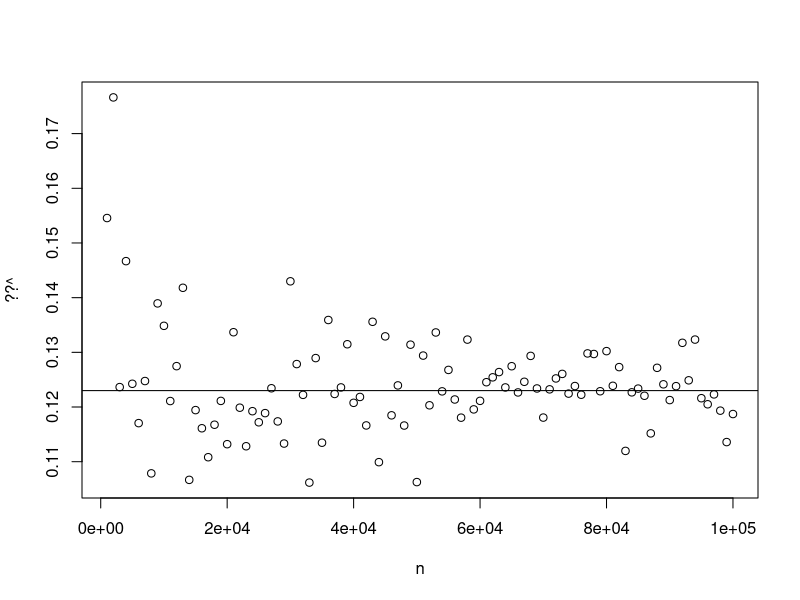
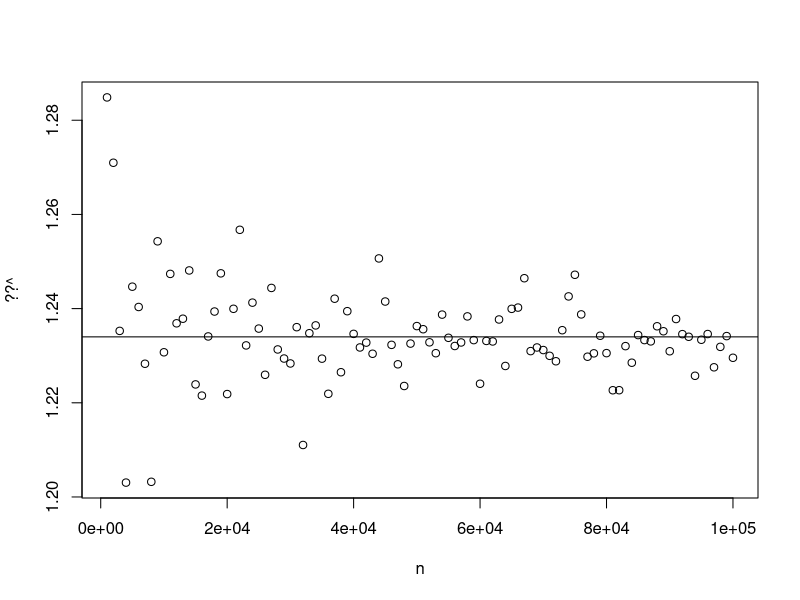
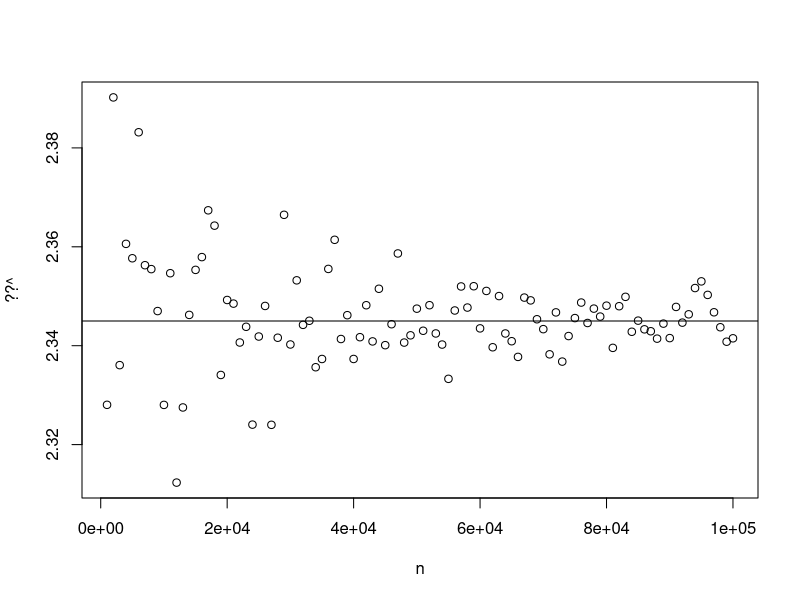
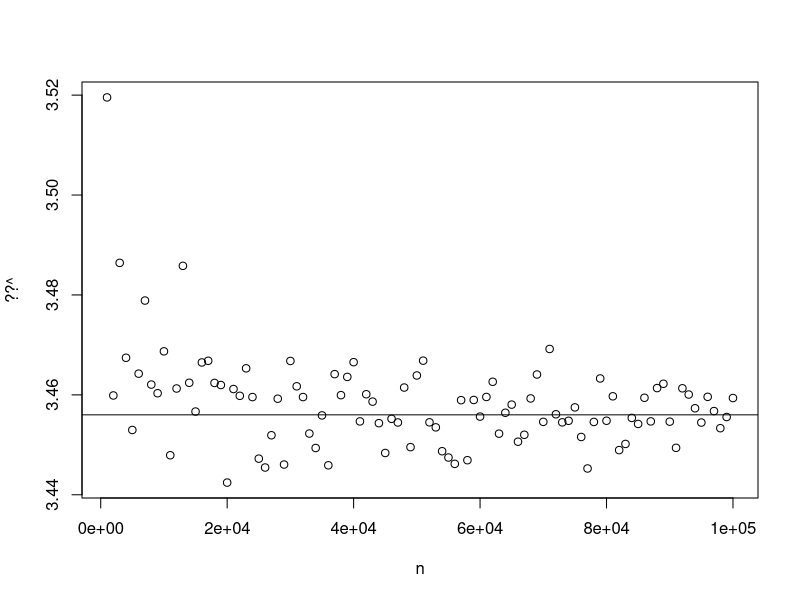
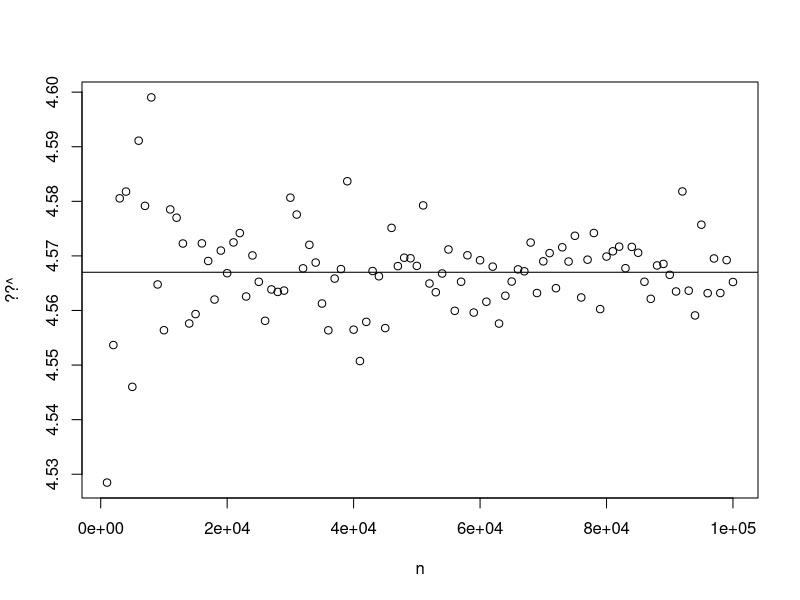
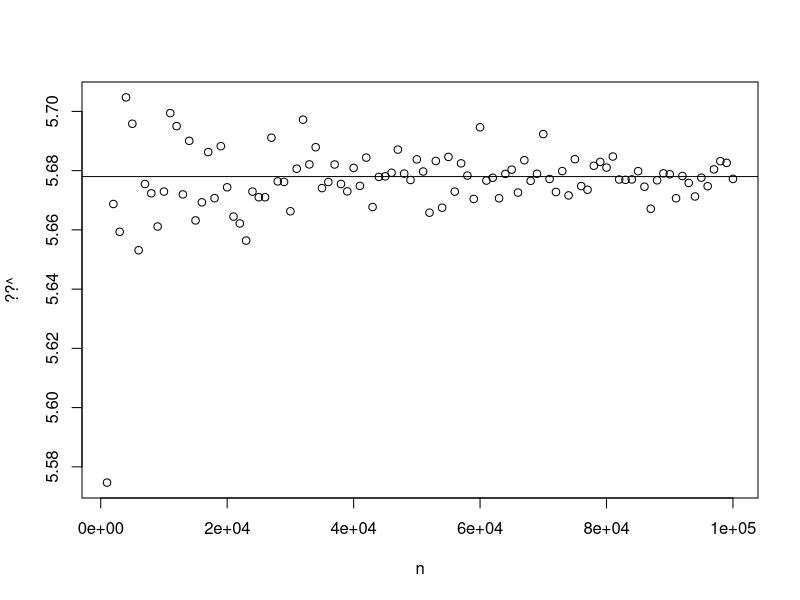
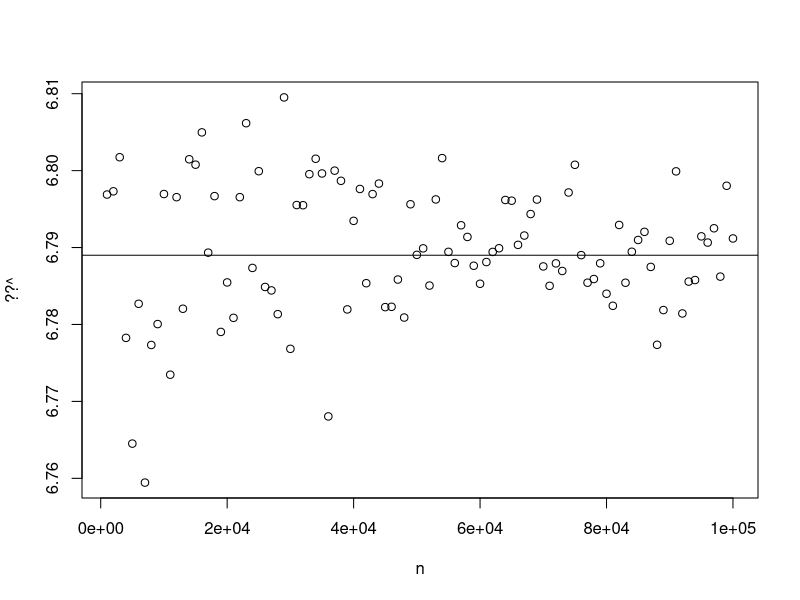
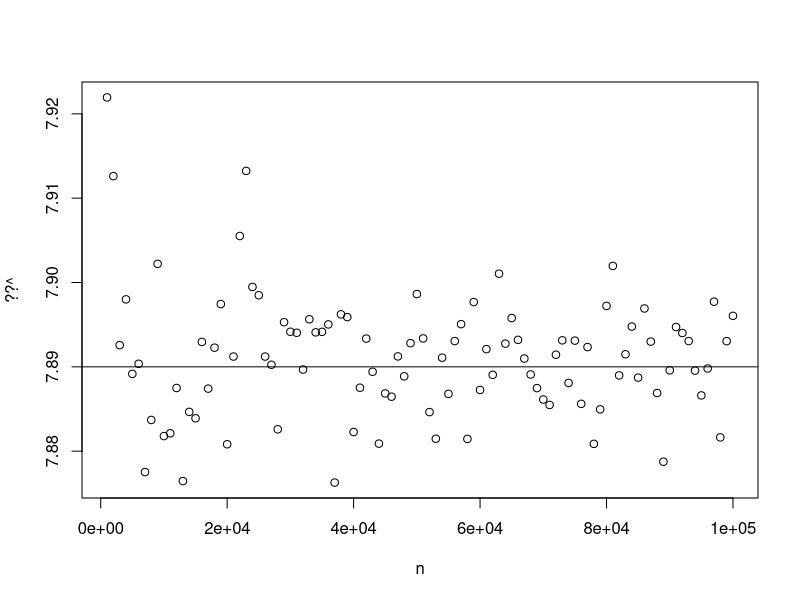

Reproduce these figures in R, in order. (Note: a time limit stopped this script after it produced the figures.)
rm(list=ls())


# Step One

n = seq(1000, 100000, 1000)
th = c(0.123, 1.234, 2.345, 3.456, 4.567, 5.678, 6.789, 7.89, 8.901, 9.012)

g = function(x, p) {
  s = 0
  for (i in 1:length(x)) {
    s = s + {
      (x[i] - p) / (1 + (x[i] - p) ^ 2)
    }
  }
  s
}

g1 = function(x, p) {
  s = 0
  for (i in 1:length(x)) {
    s = s + {
      ((x[i] - p) ^ 2 - 1) / (1 + (x[i] - p) ^ 2) ^ 2
    }
  }
  s
}

itf = function(th) {
  thhat = array(0)
  for (i in n) {
    x = rcauchy(i, th, 1)
    t = array(0)
    t[1] = floor(th)
    t[2] = t[1] - (g(x, t[1]) / g1(x, t[1]))
    while (abs(t[2] - t[1]) > 0.0000000000001) {
      t[1] = t[2]
      t[2] = t[2] - (g(x, t[2]) / g1(x, t[2]))
    }
    thhat[i / 1000] = t[2]
  }
  thhat
}

for (i in 1:length(th)) {
  plot(n, itf(th[i]), ylab = "??^")
  abline(h = th[i])
}


# Step Two

n = 100000
for (m in 1:length(th)) {
  y = rcauchy(n, th[m], 1)
  k = seq(1000, 10000, 1000)
  vbs = array(0)
  for (i in 1:length(k)) {
    thhat = array(0)
    for (j in 1:k[i]) {
      x = sample(y, length(y), T)
      t = array(0)
      t[1] = floor(th)
      t[2] = t[1] - (g(x, t[1]) / g1(x, t[1]))
      while (abs(t[2] - t[1]) > 0.0000000001) {
        t[1] = t[2]
        t[2] = t[2] - (g(x, t[2]) / g1(x, t[2]))
      }
      thhat[j] = t[2]
    }
    vbs[i] = var(thhat)
  }
  plot(k, vbs)
  abline(h = 2 / n)
}
